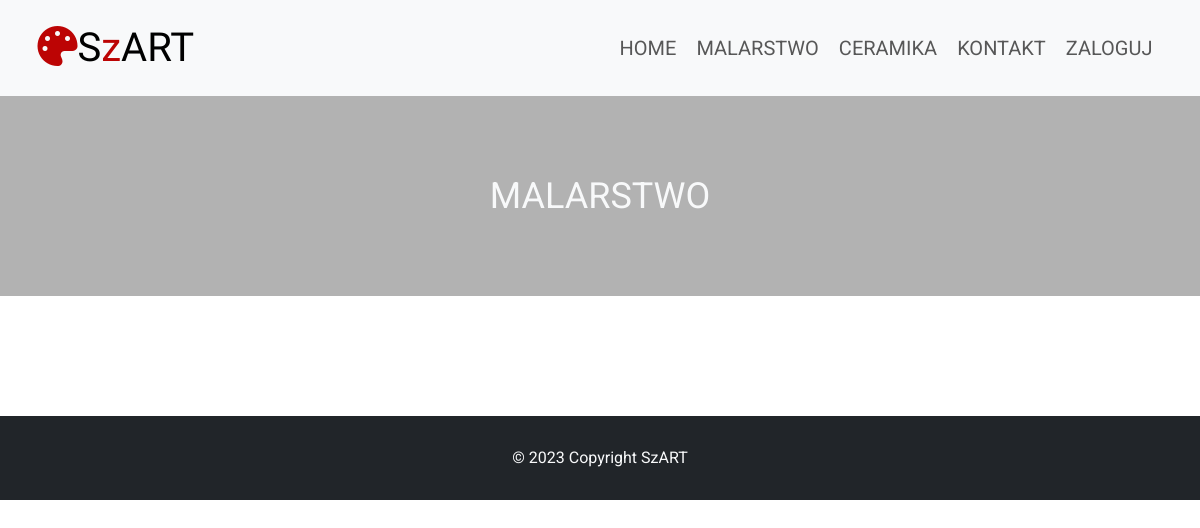
Page /malarstwo/ on the earlier database version.
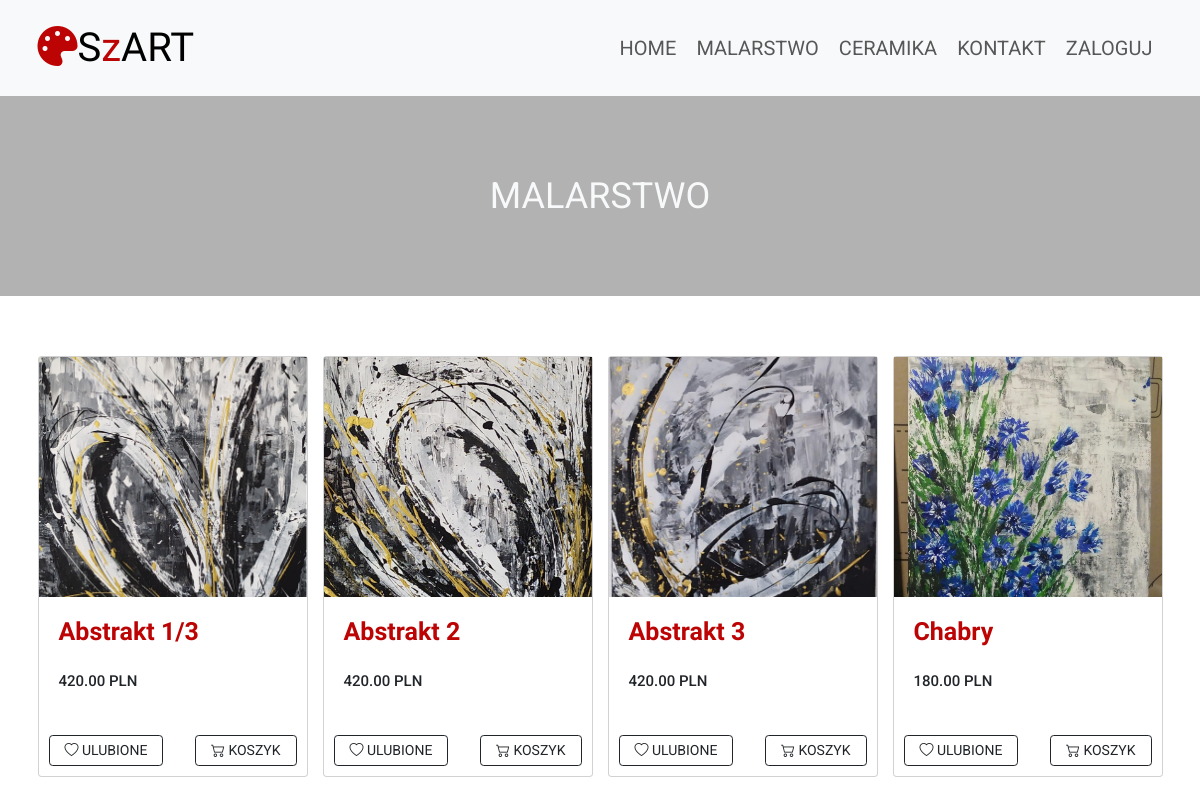
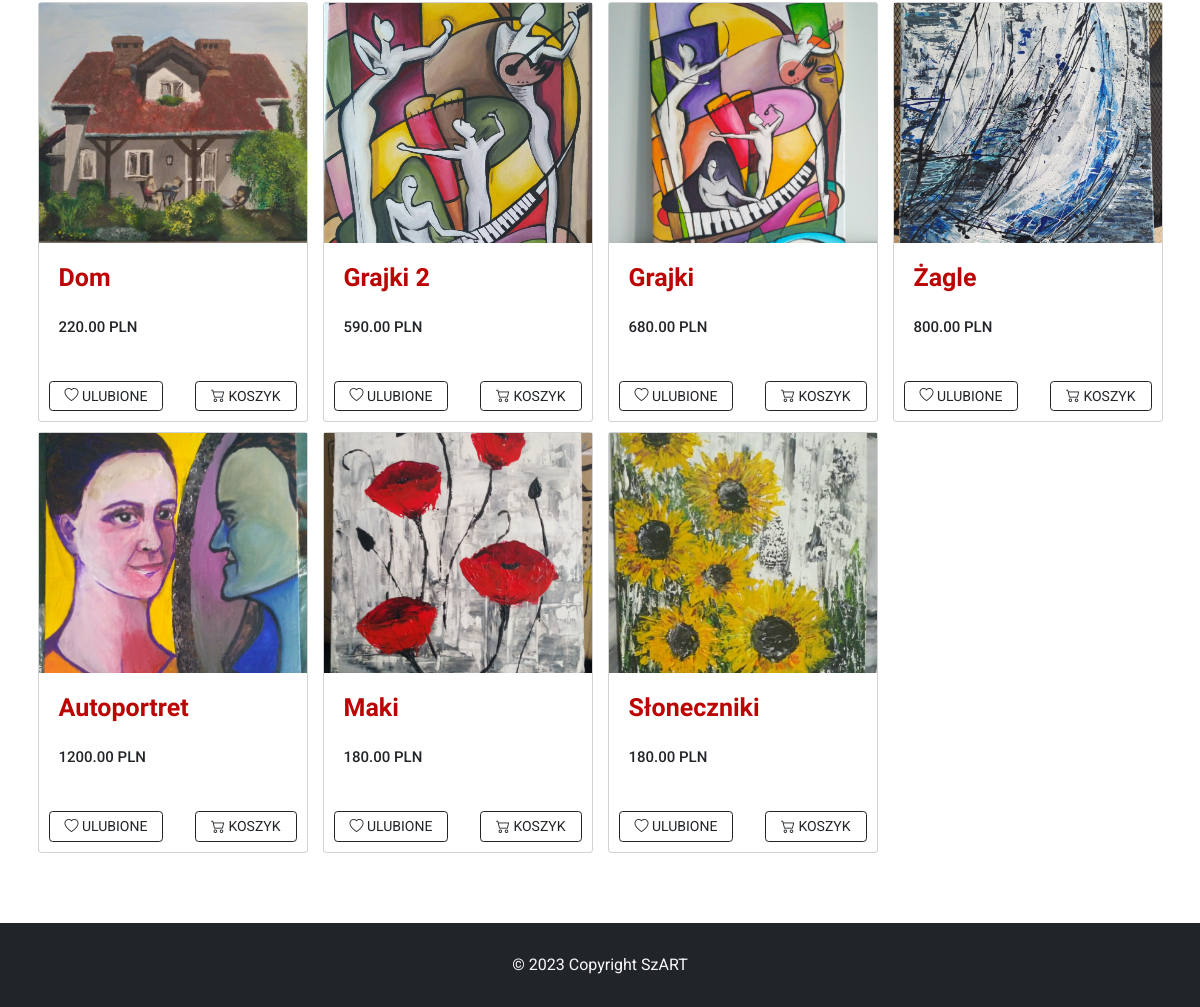
Same page on the later database version (2 pictures, top to bottom).
### szartapp/models.py (models this page shows, shortened)
class Product(models.Model):
    TYPE = {
        (0, 'Malarstwo'),
        (1, 'Ceramika'),
    }
    SOLD = {
        (0, 'Kup'),
        (1, 'Zapytaj o podobne')
    }
    title = models.CharField(max_length=64, blank=False, unique=True)
    year = models.PositiveSmallIntegerField(null=True, blank=True)
    short_desc = models.CharField(max_length=128, blank=False, default='')
    description = models.TextField(default="")
    image = models.ImageField(upload_to="images", null=False, blank=False, default='')
    type = models.PositiveSmallIntegerField(default=0, choices=TYPE)
    price = models.DecimalField(max_digits=7, decimal_places=2)
    created = models.DateTimeField(auto_now_add=True)
    sold = models.PositiveSmallIntegerField(default=0, choices=SOLD)

### szartapp/views.py (the view)
# urls.py: path('malarstwo/', show_paintings, name='malarstwo'),
def show_paintings(request):
    products = Product.objects.filter(type="0")
    liked_products = []
    user_authenticated = False
    if request.user.is_authenticated:
        liked_products = Product.objects.filter(like__like=1, like__user=request.user)
        user_authenticated = True
    return render(request, "paintings.html", {'items': products, 'liked_products': liked_products, 'added_to_cart': False, 'user_authenticated': user_authenticated})

### templates/paintings.html (shortened to what this page needs)
{% extends 'main.html' %}
{% block strona %}
   <main>
      <section class="top-hero projects-hero">
        <p class="top-hero-text text-light">Malarstwo<p>
          <div class="hero-shadow"></div>
      </section>
      <section class="py-5 projects mt-5 mb-5">
        <div class="container">
          <div class="row">
            {% for item in items %}
              {% if item.sold == 0 %}
                  <div class="col-md-4 col-lg-3">
                    <div class="card mb-3">
                        <a href="{% url 'item' item.id %}">
                            <img src="/my_media/{{ item.image }}" alt="{{ item.image }}" >
                        </a>
                        <div class="card-body">
                            <a href="{% url 'item' item.id %}" class="title-link">
                                <h3 class="p-3 my-color ">{{ item.title }}</h3></a>
                            <h4 class="p-3">{{ item.price }} PLN</h4>
                            <p class="p-3">
                            </p>
                            <div class="d-flex align-items-center justify-content-between">
                                <form action="{% url 'add_to_fav' item.id %}" method="POST">
                                    {% if user.is_authenticated %}
                                        {% if item in liked_products %}
                                            <button type="submit" class="btn btn-outline-dark px-4 bi bi-heart-fill" name="action" value="remove"> Ulubione</button>
                                        {% else %}
                                            <button type="submit" class="btn btn-outline-dark px-4 bi bi-heart" name="action" value="add"> Ulubione</button>
                                        {% endif %}
                                    {% else %}
                                        <button type="submit" class="btn btn-outline-dark px-4 bi bi-heart" name="action" value="add"> Ulubione</button>
                                    {% endif %}
                                </form>
                                <form action="{% url 'add_to_cart' item.id %}" method="POST">
                                  <button id="submitBtn" type="submit" class="btn btn-outline-dark px-4 bi bi-cart2"> Koszyk</button>
                                </form>
                            </div>
                        </div>
                    </div>
                  </div>
              {% endif %}
            {% endfor %}
          </div>
        </div>
      </section>
   </main>
{% endblock %}

### templates/main.html (shortened to what this page needs)
{% load static %}
{% load bootstrap5 %}
{{ '<' }}{{ '!DOCTYPE html>' }}
<html lang="en">
<head>
    <link rel="stylesheet" href="https://cdn.jsdelivr.net/npm/bootstrap-icons@1.10.5/font/bootstrap-icons.css">
    <link href="https://cdn.jsdelivr.net/npm/bootstrap@5.3.0-alpha3/dist/css/bootstrap.min.css" rel="stylesheet">
    <link rel="stylesheet" href="{% static 'my_style.css' %}">
</head>
<body data-bs-spy="scroll" data-bs-target="#navbar-example">
    <nav class="navbar navbar-expand-lg bg-body-tertiary py-4 sticky-top" id="navbar-example">
        <div class="container">
          <a class="navbar-brand logo" href="{% url 'szart' %}"><i class="fas fa-palette my-color"></i></i>S<span class="my-color">z</span></span>ART</a>
          <div class="collapse navbar-collapse" id="navbarNavAltMarkup">
            <div class="navbar-nav ms-auto">
              <a class="nav-link ms-auto px-lg-3" href="{% url 'szart' %}">Home</a>
              <a class="nav-link ms-auto px-lg-3" href="{% url 'malarstwo' %}">Malarstwo</a>
              <a class="nav-link ms-auto px-lg-3" href="{% url 'ceramika' %}">Ceramika</a>
              <a class="nav-link ms-auto px-lg-3" href="{% url 'kontakt' %}">Kontakt</a>
              {% if user.is_authenticated %}
                <a class="nav-link ms-auto px-lg-3" href="{% url 'favorite' %}">Ulubione</a>
                <a class="nav-link ms-auto px-lg-3" href="{% url 'cart' %}">Koszyk</a>
                <a class="nav-link ms-auto px-lg-3" href="{% url 'logout' %}">Wyloguj: {{ user.username }}</a>
              {% else %}
                <a class="nav-link ms-auto px-lg-3" href="{% url 'login' %}">Zaloguj</a>
              {% endif %}
            </div>
          </div>
        </div>
    </nav>
    {% block strona %} {% endblock %}
    <footer class="bg-dark text-light">
      <p class="py-5 mb-0 text-center">&copy; 2023 Copyright SzART</p>
    </footer>
  </body>
</html>

### my_static/my_style.css (style rules this page uses)
* { box-sizing: border-box; margin: 0; padding: 0; }
html { font-size: 62.5%; scroll-behavior: smooth; }
body { font-family: 'Roboto',sans-serif; font-size: 1.6rem; }
.hero-shadow { position: absolute; top: 0; left: 0; width: 100%; height: 100%; background-color: rgba(0, 0, 0, 0.3); z-index:-1; }
.top-hero { position: relative; height: 200px; background-size: cover; z-index: 0; }
.top-hero-text { display: flex; justify-content: center; align-items: center; height: 100%; font-size: 3.6rem; text-transform: uppercase; }
.my-color { color: rgb(188, 4, 4); }
.navbar-brand { font-size: 3rem; }
.navbar-nav { font-size: 2rem; text-transform: uppercase; }
.logo { font-size: 4rem; font-family: 'Ysabeau', sans-serif; }
footer { font-size: 1.6rem; }
.projects h3 { font-weight: bold; font-family: 'Ysabeau', sans-serif; font-size: 2.5rem; }
.projects img { height: 240px; width: 100%; object-fit: cover; }
.projects .btn { font-size: 1.4rem; text-transform: uppercase; }
.projects .title-link { font-weight: 700; text-decoration: none; }

Differences in the rows shown:
added Product: image (picture), title "Abstrakt 1/3", price "420.00"
added Product: image (picture), title "Abstrakt 2", price "420.00"
added Product: image (picture), title "Abstrakt 3", price "420.00"
added Product: image (picture), title "Chabry", price "180.00"
added Product: image (picture), title "Dom", price "220.00"
added Product: image (picture), title "Grajki 2", price "590.00"
added Product: image (picture), title "Grajki", price "680.00"
added Product: image (picture), title "Żagle", price "800.00"
added Product: image (picture), title "Autoportret", price "1200.00"
added Product: image (picture), title "Maki", price "180.00"
added Product: image (picture), title "Słoneczniki", price "180.00"
